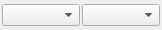
<?xml version="1.0" encoding="UTF-8"?>
<ui version="4.0">
 <class>WdgtComboDoble</class>
 <widget class="QWidget" name="WdgtComboDoble">
  <property name="geometry">
   <rect>
    <x>0</x>
    <y>0</y>
    <width>162</width>
    <height>30</height>
   </rect>
  </property>
  <property name="contextMenuPolicy">
   <enum>Qt::CustomContextMenu</enum>
  </property>
  <property name="windowTitle">
   <string>Form</string>
  </property>
  <layout class="QHBoxLayout" name="horizontalLayout">
   <property name="spacing">
    <number>2</number>
   </property>
   <property name="leftMargin">
    <number>2</number>
   </property>
   <property name="topMargin">
    <number>2</number>
   </property>
   <property name="rightMargin">
    <number>2</number>
   </property>
   <property name="bottomMargin">
    <number>2</number>
   </property>
   <item>
    <widget class="QComboBox" name="comboBox">
     <property name="contextMenuPolicy">
      <enum>Qt::CustomContextMenu</enum>
     </property>
    </widget>
   </item>
   <item>
    <widget class="QComboBox" name="comboBox_2">
     <property name="contextMenuPolicy">
      <enum>Qt::CustomContextMenu</enum>
     </property>
    </widget>
   </item>
  </layout>
 </widget>
 <resources/>
 <connections/>
</ui>
